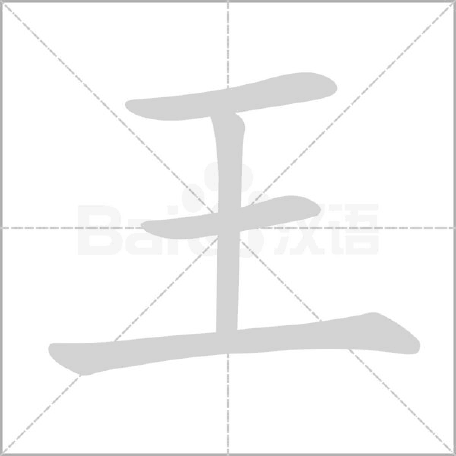
#> input picture wordServer-main/shufa-main/pics/0.png, 456 x 456 px
$ python -i compare.py   (imports and definitions only)
#> lines starting #> are read from the running program, lines starting #| are printed output that depends on the picture; after the words box and inside, x2 and y2 are one past the last pixel; in counts of white or black regions, pixels touching at a corner belong together
import os

import cv2
import numpy as np
from PIL import Image


class Gain:
    def __init__(self):
        self.index = 0  # 当前正在处理的汉字的索引
        self.save_txt_dir = "./bihua_data/"
        self.object_name = ["王"]
        self.correct_stroke_orders = {
            "王": ["笔画1", "笔画2", "笔画3", "笔画4"]
        }
        self.correct_stroke_coords = {
            "王": [(50, 50), (150, 50), (100, 100), (50, 150)]  # 示例坐标
        }
        self.object_type = ".txt"
        self.image_type = ".gif"
        self.save_dir = './pics'
        self.width = 256
        self.height = 256
        self.frame_accumulator = []  # 累积整个字的笔画顺序
        self.start = False
        self.dir = "./image/"
        self.flag = True
        self.imitated_stroke_coords = []

    def determine_stroke_order(self, point_list):
        if not point_list:
            return []
        sorted_points = sorted(point_list, key=lambda p: (p[1], p[0]))
        stroke_order = [f"笔画{i + 1}" for i, _ in enumerate(sorted_points)]
        self.frame_accumulator.extend(stroke_order)
        return stroke_order

    def check_stroke_order(self):
        correct_order = self.correct_stroke_orders.get(self.object_name[self.index], [])
        if self.frame_accumulator == correct_order:
            print("笔画顺序正确，请继续书写")
            return True
        else:
            print("笔画顺序错误，请重新开始书写")
            return False

    def check_stroke_coords(self):
        correct_coords = self.correct_stroke_coords.get(self.object_name[self.index], [])
        if not correct_coords or not self.imitated_stroke_coords:
            return False

        # 判断临摹字的笔画顺序是否与被临摹字匹配
        if len(correct_coords) != len(self.imitated_stroke_coords):
            print("笔画数量不匹配，请重新开始书写")
            return False

        for correct, imitated in zip(correct_coords, self.imitated_stroke_coords):
            if np.linalg.norm(np.array(correct) - np.array(imitated)) > 10:  # 阈值可以调整
                print("笔画位置错误，请重新开始书写")
                return False

        print("笔画顺序正确，请继续书写")
        return True

    def simulate_frame_processing(self, frame_img):
        thresh = cv2.adaptiveThreshold(frame_img, 255, cv2.ADAPTIVE_THRESH_GAUSSIAN_C,
                                       cv2.THRESH_BINARY_INV, 11, 2)
        edges = cv2.Canny(thresh, 50, 120)
        contours, _ = cv2.findContours(edges, cv2.RETR_EXTERNAL, cv2.CHAIN_APPROX_SIMPLE)

        stroke_info = []
        for contour in contours:
            M = cv2.moments(contour)
            if M["m00"] != 0:
                cx = int(M["m10"] / M["m00"])
                cy = int(M["m01"] / M["m00"])
                stroke_info.append((cx, cy))

        stroke_info = sorted(stroke_info, key=lambda x: x[1])
        return stroke_info

    def gifSplit(self, src_path, dest_path, suffix="png"):
#> called with src_path = 'pics/0.png', dest_path = 'out.png', suffix = 'png'
        img = Image.open(src_path)
#> img is the input picture: PIL image 456x456 RGB; min 165, max 255, mean 247.1

        for i in range(img.n_frames):
            img.seek(i)
            new = Image.new("RGB", img.size)
            new.paste(img)
            frame_path = os.path.join(self.save_dir, "%d.%s" % (i, suffix))
            new.save(frame_path)
            new = cv2.cvtColor(np.asarray(new), cv2.COLOR_RGB2GRAY)
            new_img = cv2.resize(new, (self.width, self.height))
            font_point_list = self.simulate_frame_processing(new_img)
            self.imitated_stroke_coords.append(font_point_list)
            stroke_order = self.determine_stroke_order(font_point_list)
            print(f"第 {i + 1} 帧的笔画顺序：{stroke_order}")
#> this loop made 1 pass
#> (printed output is left out)
#> pass 1, in simulate_frame_processing, `thresh = cv2.adaptiveThreshold(frame_img, 255, cv2.ADAPTIVE_THRESH_GAU..`:
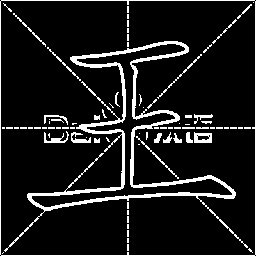
#> thresh: shape (256, 256); 10.6% white; 80 white regions (53 under 20 px), largest, box (x1, y1, x2, y2) and area: (4, 41, 248, 252) 4021, (0, 0, 256, 256) 1036, (194, 132, 212, 143) 140
#> after the loop, self.imitated_stroke_coords = 1 item

        if not self.check_stroke_order() or not self.check_stroke_coords():
            self.frame_accumulator = []
            self.imitated_stroke_coords = []
            return

    def main(self):
        self.gifSplit(self.dir + self.object_name[self.index] + self.image_type, self.image_type)


gain = Gain()
# [1 line not run here, left out]

>>> result = Gain().gifSplit('pics/0.png', 'out.png')

$ run again, on wordServer-main/shufa-main/pics/100.png
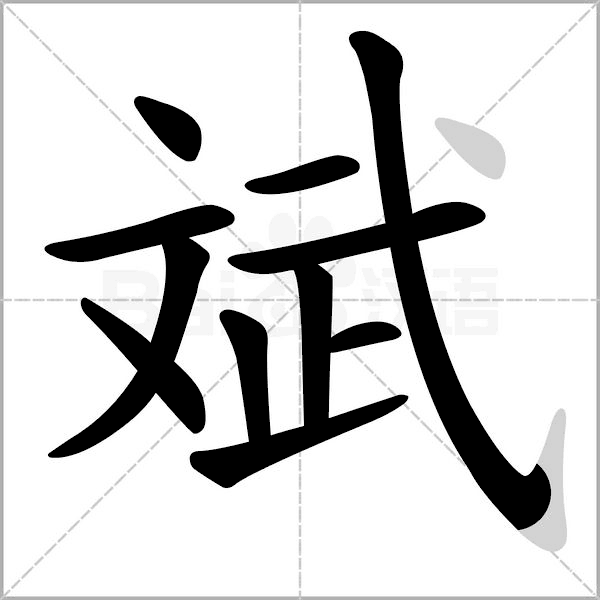
#> input picture wordServer-main/shufa-main/pics/100.png, 600 x 600 px
#> in gifSplit, img is the input picture: PIL image 600x600 RGB; min 0, max 255, mean 209.9
#> the loop in gifSplit, `for i in range(img.n_frames):` made 1 pass
#> (printed output is left out)
#> pass 1, in gifSplit, `new_img = cv2.resize(new, (self.width, self.height))`:
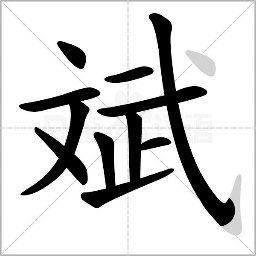
#> new_img: shape (256, 256); min 0, max 255, mean 209.8
#> pass 1, in simulate_frame_processing, `thresh = cv2.adaptiveThreshold(frame_img, 255, cv2.ADAPTIVE_THRESH_GAU..`:
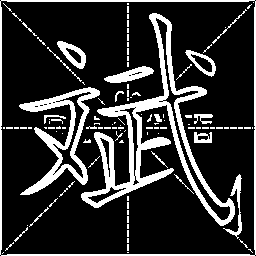
#> thresh: shape (256, 256); 19.2% white; 114 white regions (88 under 20 px), largest, box (x1, y1, x2, y2) and area: (81, 13, 235, 226) 5366, (19, 87, 100, 195) 2246, (0, 0, 256, 256) 1983
#> after the loop in gifSplit, `for i in range(img.n_frames):`: self.imitated_stroke_coords = 1 item
